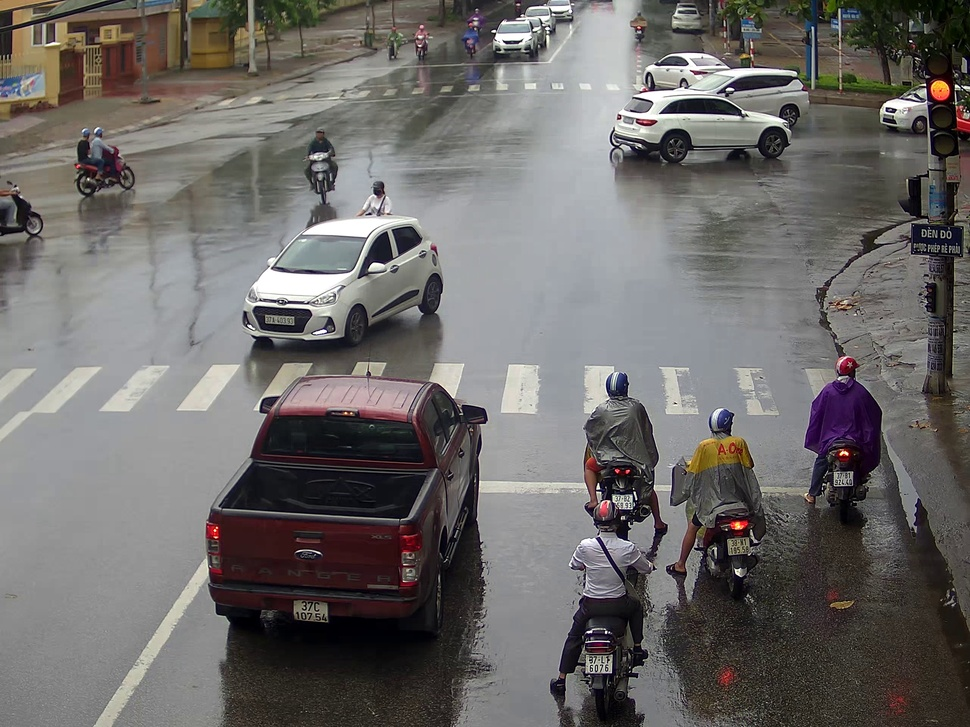
#> input picture img/Traffic.jpg, 970 x 727 px, shrunk from 2560 x 1920 before the run, found by its file name
$ python vd3.py
#> lines starting #> are read from the running program, lines starting #| are printed output that depends on the picture; after the words box and inside, x2 and y2 are one past the last pixel; in counts of white or black regions, pixels touching at a corner belong together
##Cách chuyển đổi  ản RGB sang Grayscale sử dụng OpenCV

import cv2
import numpy as np

I=cv2.imread('D:/NhapMonXuLyAnh/img/Traffic.jpg')
#> I is the input picture: shape (727, 970, 3); mean B, G, R 104.3, 106.1, 109
cv2.imshow('anh goc',I)
print('chuyen anh sang grayscale bang cach tu code')
#2a
Ig=cv2.cvtColor(I,cv2.COLOR_BGR2GRAY) #I2=cv2.cvtColor(I,cv2.COLOR_BGR2RGB)
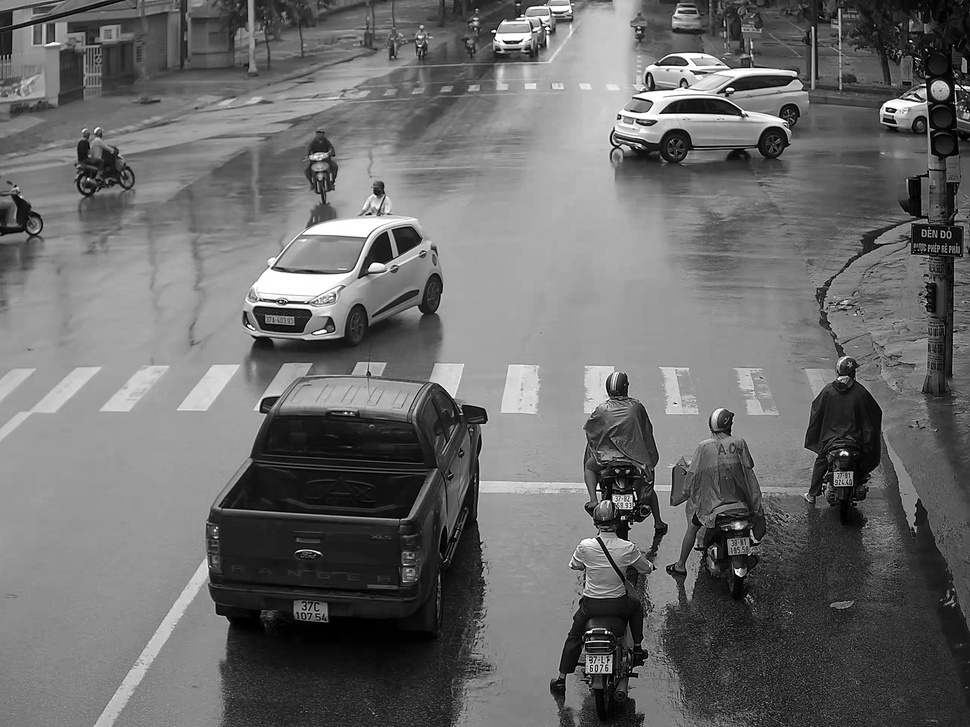
#> Ig: shape (727, 970); min 0, max 255, mean 106.7
cv2.imshow('anh gray su dung OpenCV',Ig)
#2b
nguong=120
Ib=np.zeros((Ig.shape[0],Ig.shape[1]),dtype='uint8')
for i in range(I.shape[0]):
    for j in range(I.shape[1]):
        if Ig[i][j] < nguong:
            Ib[i][j]=0#đen tuyệt đối
        else:
            Ib[i][j]=255#trắng tuyệt đối
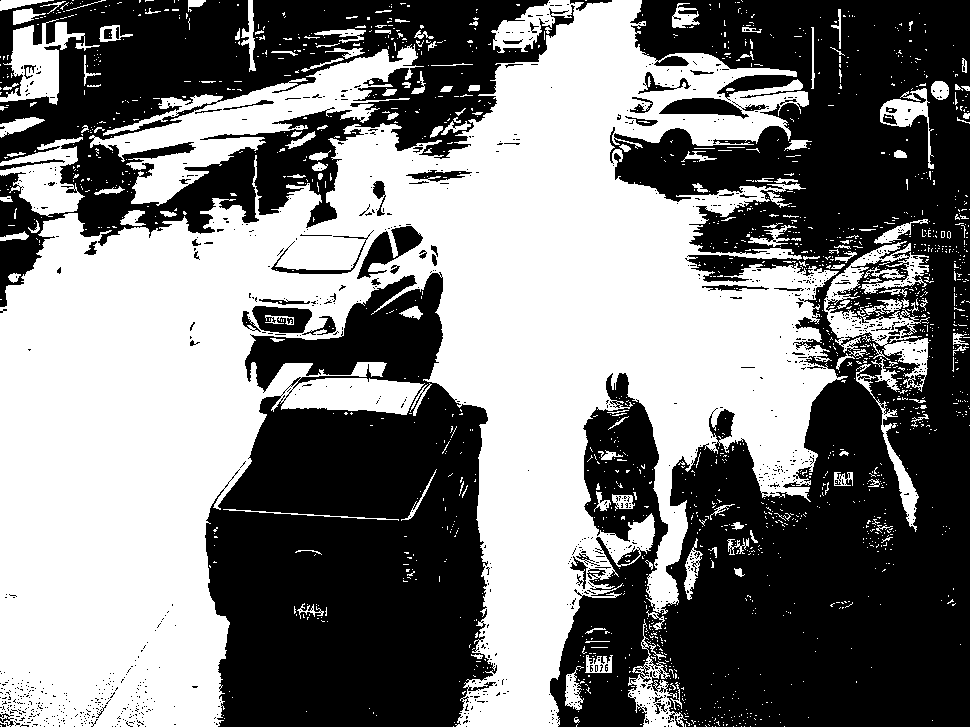
#> Ib: shape (727, 970); 49.1% white; 1727 white regions (1560 under 20 px), largest, box (x1, y1, x2, y2) and area: (0, 0, 848, 727) 296721, (89, 44, 424, 206) 14765, (824, 241, 930, 392) 4855
############################################
sz='anh nhi phan theo nguong ' + str(nguong)
cv2.imshow(sz,Ib)
##############################################
cv2.waitKey()
